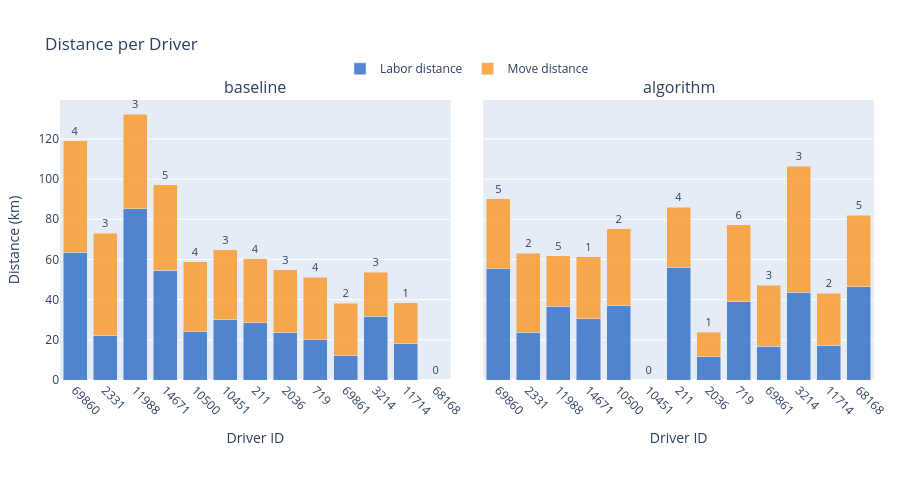

Write notebook code for a chart like this one.
### Markdown cell above
---
## Distance per Driver

### Code cell
build_comparison_driver_figure(pair, LABEL_A, LABEL_B).show()

### Figure 1 — Plotly figure (JSON) as saved in the notebook; plotly's stock layout.template omitted (floating-point values rounded to 4 significant figures)
{"data": [{"hoverinfo": "text", "hovertext": ["Driver 69860<br>Labor: 63.67 km", "Driver 2331<br>Labor: 22.01 km", "Driver 11988<br>Labor: 85.23 km", "Driver 14671<br>Labor: 54.70 km", "Driver 10500<br>Labor: 24.05 km", "Driver 10451<br>Labor: 30.17 km", "Driver 211<br>Labor: 28.51 km", "Driver 2036<br>Labor: 23.48 km", "Driver 719<br>Labor: 20.13 km", "Driver 69861<br>Labor: 12.16 km", "Driver 3214<br>Labor: 31.84 km", "Driver 11714<br>Labor: 18.06 km", "Driver 68168<br>Labor: 0.00 km"], "legendgroup": "labor_dist", "marker": {"color": "rgba(55, 115, 200, 0.85)"}, "name": "Labor distance", "showlegend": true, "type": "bar", "x": ["69860", "2331", "11988", "14671", "10500", "10451", "211", "2036", "719", "69861", "3214", "11714", "68168"], "xaxis": "x", "y": [63.67, 22.01, 85.23, 54.7, 24.05, 30.17, 28.51, 23.48, 20.13, 12.16, 31.84, 18.06, 0], "yaxis": "y"}, {"hoverinfo": "text", "hovertext": ["Driver 69860<br>Move: 55.32 km", "Driver 2331<br>Move: 51.15 km", "Driver 11988<br>Move: 47.16 km", "Driver 14671<br>Move: 42.36 km", "Driver 10500<br>Move: 34.88 km", "Driver 10451<br>Move: 34.56 km", "Driver 211<br>Move: 31.85 km", "Driver 2036<br>Move: 31.37 km", "Driver 719<br>Move: 30.94 km", "Driver 69861<br>Move: 26.03 km", "Driver 3214<br>Move: 21.83 km", "Driver 11714<br>Move: 20.43 km", "Driver 68168<br>Move: 0.00 km"], "legendgroup": "move_dist", "marker": {"color": "rgba(250, 155, 45, 0.85)"}, "name": "Move distance", "showlegend": true, "text": ["4", "3", "3", "5", "4", "3", "4", "3", "4", "2", "3", "1", "0"], "textfont": {"size": 11}, "textposition": "outside", "type": "bar", "x": ["69860", "2331", "11988", "14671", "10500", "10451", "211", "2036", "719", "69861", "3214", "11714", "68168"], "xaxis": "x", "y": [55.32, 51.15, 47.16, 42.36, 34.88, 34.56, 31.85, 31.37, 30.94, 26.03, 21.83, 20.43, 0], "yaxis": "y"}, {"hoverinfo": "text", "hovertext": ["Driver 69860<br>Labor: 55.38 km", "Driver 2331<br>Labor: 23.69 km", "Driver 11988<br>Labor: 36.62 km", "Driver 14671<br>Labor: 30.38 km", "Driver 10500<br>Labor: 37.20 km", "Driver 10451<br>Labor: 0.00 km", "Driver 211<br>Labor: 56.13 km", "Driver 2036<br>Labor: 11.45 km", "Driver 719<br>Labor: 38.92 km", "Driver 69861<br>Labor: 16.82 km", "Driver 3214<br>Labor: 43.73 km", "Driver 11714<br>Labor: 17.32 km", "Driver 68168<br>Labor: 46.35 km"], "legendgroup": "labor_dist", "marker": {"color": "rgba(55, 115, 200, 0.85)"}, "name": "Labor distance", "showlegend": false, "type": "bar", "x": ["69860", "2331", "11988", "14671", "10500", "10451", "211", "2036", "719", "69861", "3214", "11714", "68168"], "xaxis": "x2", "y": [55.38, 23.69, 36.62, 30.38, 37.2, 0, 56.13, 11.45, 38.92, 16.82, 43.73, 17.32, 46.35], "yaxis": "y2"}, {"hoverinfo": "text", "hovertext": ["Driver 69860<br>Move: 34.86 km", "Driver 2331<br>Move: 39.47 km", "Driver 11988<br>Move: 25.18 km", "Driver 14671<br>Move: 30.99 km", "Driver 10500<br>Move: 38.17 km", "Driver 10451<br>Move: 0.00 km", "Driver 211<br>Move: 29.76 km", "Driver 2036<br>Move: 12.38 km", "Driver 719<br>Move: 38.28 km", "Driver 69861<br>Move: 30.23 km", "Driver 3214<br>Move: 62.78 km", "Driver 11714<br>Move: 25.91 km", "Driver 68168<br>Move: 35.71 km"], "legendgroup": "move_dist", "marker": {"color": "rgba(250, 155, 45, 0.85)"}, "name": "Move distance", "showlegend": false, "text": ["5", "2", "5", "1", "2", "0", "4", "1", "6", "3", "3", "2", "5"], "textfont": {"size": 11}, "textposition": "outside", "type": "bar", "x": ["69860", "2331", "11988", "14671", "10500", "10451", "211", "2036", "719", "69861", "3214", "11714", "68168"], "xaxis": "x2", "y": [34.86, 39.47, 25.18, 30.99, 38.17, 0, 29.76, 12.38, 38.28, 30.23, 62.78, 25.91, 35.71], "yaxis": "y2"}], "layout": {"annotations": [{"font": {"size": 16}, "showarrow": false, "text": "baseline", "x": 0.24, "xanchor": "center", "xref": "paper", "y": 1, "yanchor": "bottom", "yref": "paper"}, {"font": {"size": 16}, "showarrow": false, "text": "algorithm", "x": 0.76, "xanchor": "center", "xref": "paper", "y": 1, "yanchor": "bottom", "yref": "paper"}], "barmode": "stack", "height": 480, "hovermode": "x", "legend": {"orientation": "h", "x": 0.5, "xanchor": "center", "y": 1.06, "yanchor": "bottom"}, "margin": {"b": 100, "l": 60, "r": 20, "t": 100}, "title": {"text": "Distance per Driver"}, "xaxis": {"anchor": "y", "domain": [0, 0.48], "tickangle": 45, "title": {"text": "Driver ID"}}, "xaxis2": {"anchor": "y2", "domain": [0.52, 1], "tickangle": 45, "title": {"text": "Driver ID"}}, "yaxis": {"anchor": "x", "domain": [0, 1], "title": {"text": "Distance (km)"}}, "yaxis2": {"anchor": "x2", "domain": [0, 1], "matches": "y", "showticklabels": false}}}
